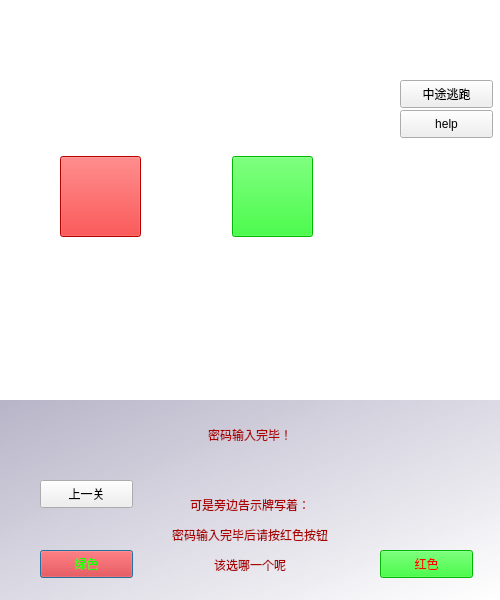
<?xml version="1.0" encoding="UTF-8"?>
<ui version="4.0">
 <class>Dialog5</class>
 <widget class="QDialog" name="Dialog5">
  <property name="geometry">
   <rect>
    <x>0</x>
    <y>0</y>
    <width>500</width>
    <height>600</height>
   </rect>
  </property>
  <property name="windowTitle">
   <string>不正常人类研究中心</string>
  </property>
  <widget class="QLabel" name="label">
   <property name="geometry">
    <rect>
     <x>0</x>
     <y>0</y>
     <width>500</width>
     <height>400</height>
    </rect>
   </property>
   <property name="styleSheet">
    <string notr="true">background-color: qlineargradient(spread:pad, x1:0, y1:0, x2:1, y2:1, stop:0 rgba(175, 171, 194, 220), stop:1 rgba(255, 255, 255, 255));
background-color: rgb(255, 255, 255);</string>
   </property>
   <property name="text">
    <string>&lt;html&gt;&lt;head/&gt;&lt;body&gt;&lt;p&gt;&lt;img src=&quot;:/images/p5.jpg&quot;/&gt;&lt;/p&gt;&lt;/body&gt;&lt;/html&gt;</string>
   </property>
  </widget>
  <widget class="QPushButton" name="pushButton">
   <property name="geometry">
    <rect>
     <x>40</x>
     <y>550</y>
     <width>93</width>
     <height>28</height>
    </rect>
   </property>
   <property name="styleSheet">
    <string notr="true">background-color: rgb(255, 0, 0);
color: rgb(25, 255, 0);</string>
   </property>
   <property name="text">
    <string>绿色</string>
   </property>
  </widget>
  <widget class="QPushButton" name="pushButton_2">
   <property name="geometry">
    <rect>
     <x>380</x>
     <y>550</y>
     <width>93</width>
     <height>28</height>
    </rect>
   </property>
   <property name="styleSheet">
    <string notr="true">color: rgb(255, 0, 0);
background-color: rgb(0, 255, 0);</string>
   </property>
   <property name="text">
    <string>红色</string>
   </property>
  </widget>
  <widget class="QLabel" name="label_2">
   <property name="geometry">
    <rect>
     <x>0</x>
     <y>400</y>
     <width>500</width>
     <height>200</height>
    </rect>
   </property>
   <property name="styleSheet">
    <string notr="true">background-color: qlineargradient(spread:pad, x1:0, y1:0, x2:1, y2:1, stop:0 rgba(175, 171, 194, 220), stop:1 rgba(255, 255, 255, 255));
color: rgb(170, 0, 0);</string>
   </property>
   <property name="text">
    <string>&lt;html&gt;&lt;head/&gt;&lt;body&gt;&lt;p align=&quot;center&quot;&gt;密码输入完毕！&lt;/p&gt;&lt;p align=&quot;center&quot;&gt;&lt;br/&gt;&lt;/p&gt;&lt;p align=&quot;center&quot;&gt;可是旁边告示牌写着：&lt;/p&gt;&lt;p align=&quot;center&quot;&gt;密码输入完毕后请按红色按钮&lt;/p&gt;&lt;p align=&quot;center&quot;&gt;该选哪一个呢&lt;/p&gt;&lt;/body&gt;&lt;/html&gt;</string>
   </property>
  </widget>
  <widget class="QPushButton" name="pushButton_3">
   <property name="geometry">
    <rect>
     <x>400</x>
     <y>110</y>
     <width>93</width>
     <height>28</height>
    </rect>
   </property>
   <property name="text">
    <string>help</string>
   </property>
  </widget>
  <widget class="QPushButton" name="pushButton_4">
   <property name="geometry">
    <rect>
     <x>400</x>
     <y>80</y>
     <width>93</width>
     <height>28</height>
    </rect>
   </property>
   <property name="text">
    <string>中途逃跑</string>
   </property>
  </widget>
  <widget class="QPushButton" name="pushButton_5">
   <property name="geometry">
    <rect>
     <x>60</x>
     <y>156</y>
     <width>81</width>
     <height>81</height>
    </rect>
   </property>
   <property name="styleSheet">
    <string notr="true">background-color: rgb(255, 0, 0);</string>
   </property>
   <property name="text">
    <string/>
   </property>
  </widget>
  <widget class="QPushButton" name="pushButton_6">
   <property name="geometry">
    <rect>
     <x>232</x>
     <y>156</y>
     <width>81</width>
     <height>81</height>
    </rect>
   </property>
   <property name="styleSheet">
    <string notr="true">background-color: rgb(0, 255, 0);</string>
   </property>
   <property name="text">
    <string/>
   </property>
  </widget>
  <widget class="QPushButton" name="pushButton_7">
   <property name="geometry">
    <rect>
     <x>40</x>
     <y>480</y>
     <width>93</width>
     <height>28</height>
    </rect>
   </property>
   <property name="text">
    <string>上一关</string>
   </property>
  </widget>
  <zorder>label_2</zorder>
  <zorder>label</zorder>
  <zorder>pushButton</zorder>
  <zorder>pushButton_2</zorder>
  <zorder>pushButton_3</zorder>
  <zorder>pushButton_4</zorder>
  <zorder>pushButton_5</zorder>
  <zorder>pushButton_6</zorder>
  <zorder>pushButton_7</zorder>
 </widget>
 <resources/>
 <connections/>
</ui>
